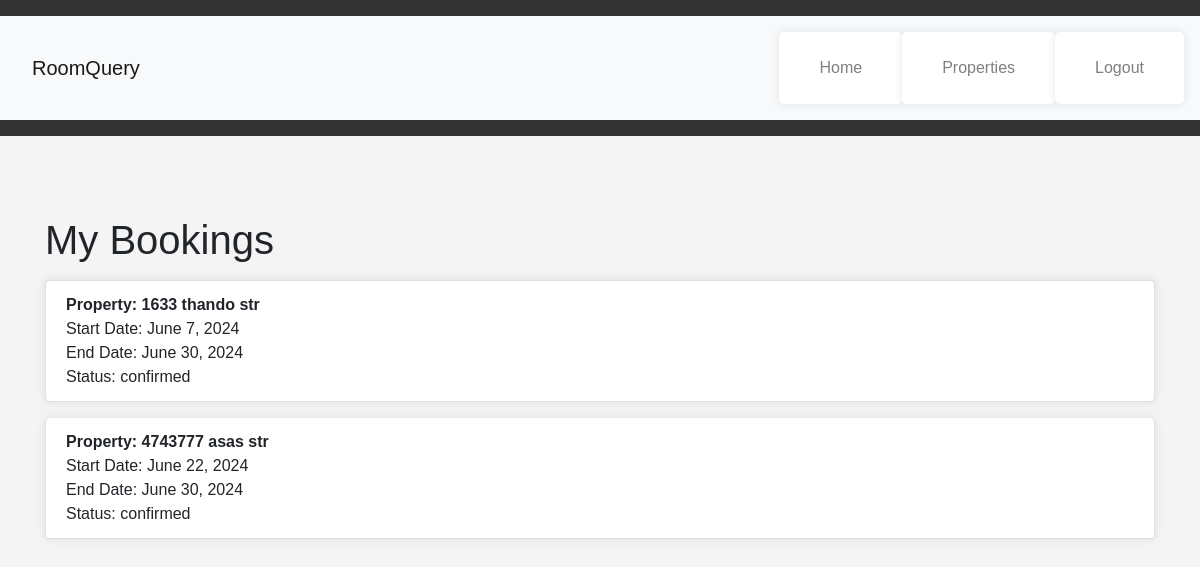
The page /bookings/ (signed in) on the database as committed earlier.
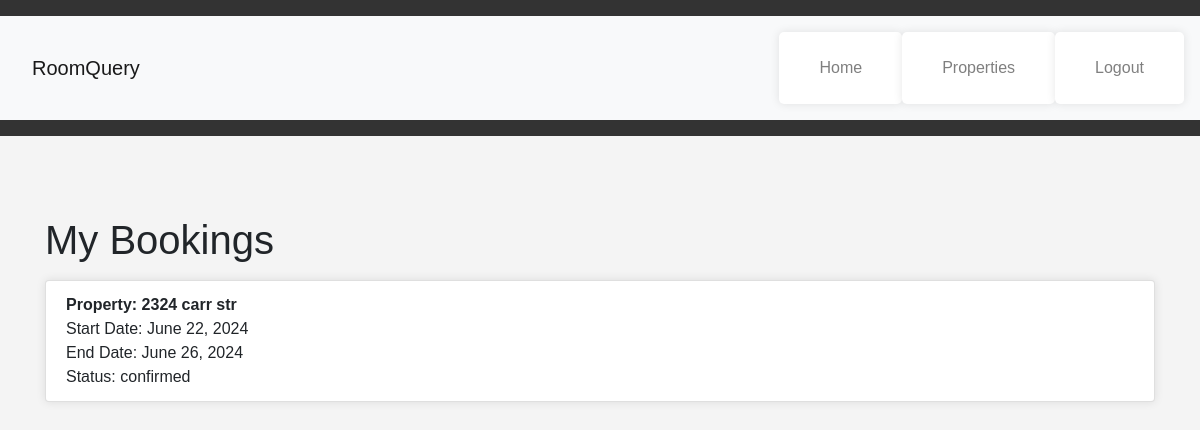
The same page on the database as committed later.
### core/models.py (models this page shows, shortened)
class Booking(models.Model):
    tenant = models.ForeignKey(User, on_delete=models.CASCADE)
    property = models.ForeignKey(Property, on_delete=models.CASCADE)
    start_date = models.DateField()
    end_date = models.DateField()
    booking_date = models.DateTimeField(auto_now_add=True)
    status = models.CharField(max_length=20, choices=[('pending', 'Pending'), ('confirmed', 'Confirmed'), ('cancelled', 'Cancelled')], default='pending')
    landlord_response = models.CharField(max_length=20, choices=[('pending', 'Pending'), ('accepted', 'Accepted'), ('rejected', 'Rejected')], default='pending')

class Property(models.Model):
    landlord = models.ForeignKey(User, on_delete=models.CASCADE)
    address = models.CharField(max_length=255)
    property_type = models.CharField(max_length=50)
    bedrooms = models.IntegerField()
    bathrooms = models.IntegerField()
    rent_price = models.DecimalField(max_digits=10, decimal_places=2)
    description = models.TextField()
    image = models.ImageField(upload_to=property_image_path, blank=True, null=True)

### core/views.py (the view)
# urls.py: path('bookings/', booking_list, name='booking_list'),
@login_required
def booking_list(request):
    bookings = Booking.objects.filter(tenant=request.user)
    return render(request, 'core/booking_list.html', {'bookings': bookings})

### core/templates/core/booking_list.html (shortened to what this page needs)
{% extends 'core/base.html' %}
{% block content %}
    <div class="mt-4">
        <h1>My Bookings</h1>
        <ul class="list-group">
            {% for booking in bookings %}
                <li class="list-group-item">
                    <strong>Property: {{ booking.property.address }}</strong><br>
                    Start Date: {{ booking.start_date }}<br>
                    End Date: {{ booking.end_date }}<br>
                    Status: {{ booking.status }}<br>
                </li>
            {% endfor %}
        </ul>
    </div>
{% endblock %}

### core/templates/core/base.html (shortened to what this page needs)
<!DOCTYPE html>
<html lang="en">
<head>
    {% load static %}
    <link href="https://stackpath.bootstrapcdn.com/bootstrap/4.5.2/css/bootstrap.min.css" rel="stylesheet">
    <link rel="stylesheet" href="{% static 'css/styles.css' %}">
</head>
<body>
    <header>
        <nav class="navbar navbar-expand-lg navbar-light bg-light">
            <a class="navbar-brand" href="{% url 'index' %}">RoomQuery</a>
            <div class="collapse navbar-collapse" id="navbarNav">
                <ul class="navbar-nav ml-auto">
                    <li class="nav-item">
                        <a class="nav-link" href="{% url 'index' %}">Home</a>
                    </li>
                    <li class="nav-item">
                        <a class="nav-link" href="{% url 'property_list' %}">Properties</a>
                    </li>
                    {% if user.is_authenticated %}
                        <li class="nav-item">
                            <a class="nav-link" href="#" onclick="document.getElementById('logout-form').submit(); return false;">Logout</a>
                        </li>
                    {% endif %}
                </ul>
            </div>
        </nav>
    </header>
    <main class="container mt-4">
        {% block content %}{% endblock %}
    </main>
</body>
</html>

### core/static/css/styles.css (style rules this page uses)
body { font-family: Arial, sans-serif; background-color: #f4f4f4; margin: 0; padding: 0; }
header { background-color: #333; color: #fff; padding: 1rem 0; text-align: center; }
nav a { color: #fff; margin: 0 1rem; text-decoration: none; }
main { padding: 2rem; }
a { color: #333; text-decoration: none; }
ul { list-style: none; padding: 0; }
ul li { background-color: #fff; margin: 0.5rem 0; padding: 1rem; border-radius: 5px; box-shadow: 0 0 10px rgba(0,0,0,0.1); }

Rows that differ between the two databases and show on the page:
removed Booking: property.address "1633 thando str", start_date "June 7, 2024", end_date "June 30, 2024", status "confirmed"
removed Booking: property.address "4743777 asas str", start_date "June 22, 2024", end_date "June 30, 2024", status "confirmed"
added Booking: property.address "2324 carr str", start_date "June 22, 2024", end_date "June 26, 2024", status "confirmed"
